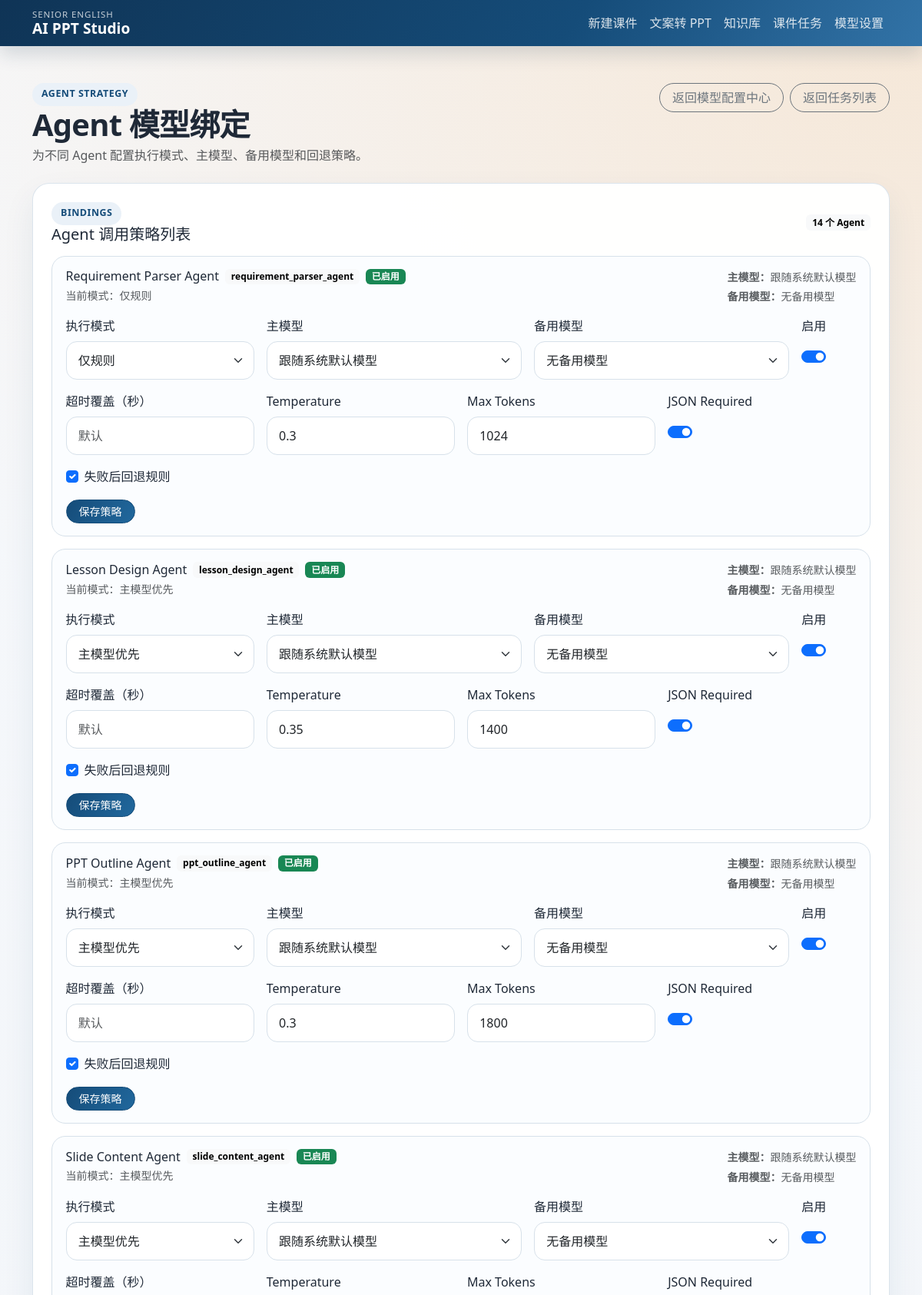
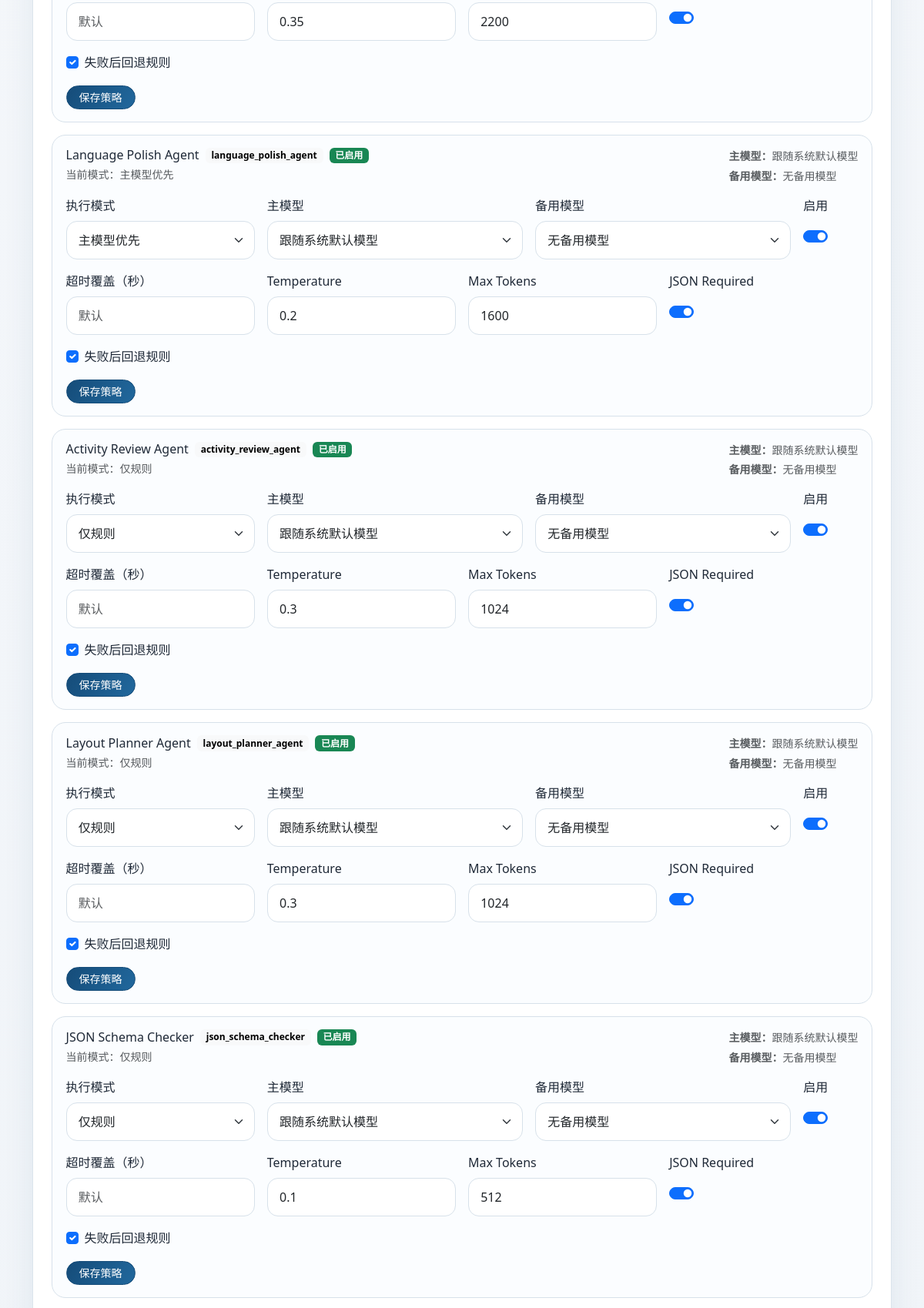
Screenshot of /settings/agent-bindings (upper part) with the database file from the repository (2 pictures, top to bottom).
### tables this page shows
CREATE TABLE agent_model_bindings (
                id INTEGER PRIMARY KEY AUTOINCREMENT,
                agent_name TEXT NOT NULL UNIQUE,
                mode TEXT NOT NULL,
                primary_model_config_id INTEGER,
                fallback_model_config_id INTEGER,
                timeout_override INTEGER,
                temperature REAL,
                max_tokens INTEGER,
                json_required INTEGER DEFAULT 1,
                fallback_to_rule INTEGER DEFAULT 1,
                enabled INTEGER DEFAULT 1,
                created_at TEXT,
                updated_at TEXT,
                FOREIGN KEY(primary_model_config_id) REFERENCES ai_model_configs(id),
                FOREIGN KEY(fallback_model_config_id) REFERENCES ai_model_configs(id)
            );

### routes/ppt_routes.py (the view)
@ppt_bp.route("/settings/agent-bindings")
def agent_bindings_settings():
    bindings = list_agent_model_bindings()
    model_configs = list_ai_model_configs()
    model_map = {config["id"]: config for config in model_configs}
    for binding in bindings:
        binding["agent_label"] = agent_display_name(binding.get("agent_name"))
        binding["mode_label"] = AGENT_MODE_LABELS.get(binding.get("mode"), binding.get("mode"))
        binding["primary_model_label"] = (
            model_option_label(model_map.get(binding.get("primary_model_config_id")))
            if binding.get("primary_model_config_id")
            else "跟随系统默认模型"
        )
        binding["fallback_model_label"] = (
            model_option_label(model_map.get(binding.get("fallback_model_config_id")))
            if binding.get("fallback_model_config_id")
            else "无备用模型"
        )
    return render_template(
        "agent_bindings.html",
        bindings=bindings,
        model_configs=model_configs,
        mode_options=AGENT_BINDING_MODES,
        mode_labels=AGENT_MODE_LABELS,
    )

### models/database.py (called while the page is built)
@contextmanager
def get_db():
    conn = sqlite3.connect(DATABASE_PATH)
    conn.row_factory = sqlite3.Row
    try:
        yield conn
        conn.commit()
    finally:
        conn.close()

def _normalize_int(value, default=None, minimum=None, maximum=None):
    if value in (None, ""):
        return default
    try:
        number = int(value)
    except (TypeError, ValueError):
        return default
    if minimum is not None:
        number = max(minimum, number)
    if maximum is not None:
        number = min(maximum, number)
    return number

def _normalize_float(value, default=None, minimum=None, maximum=None):
    if value in (None, ""):
        return default
    try:
        number = float(value)
    except (TypeError, ValueError):
        return default
    if minimum is not None:
        number = max(minimum, number)
    if maximum is not None:
        number = min(maximum, number)
    return number

def list_ai_model_configs():
    with get_db() as conn:
        rows = conn.execute(
            """
            SELECT *
            FROM ai_model_configs
            ORDER BY is_default DESC, enabled DESC, updated_at DESC, id DESC
            """
        ).fetchall()
    return [_normalize_ai_model_row(row) for row in rows]

def list_agent_model_bindings():
    with get_db() as conn:
        rows = conn.execute(
            """
            SELECT *
            FROM agent_model_bindings
            ORDER BY id ASC
            """
        ).fetchall()
    bindings = [_normalize_agent_binding_row(row) for row in rows]
    order_map = {name: index for index, name in enumerate(AGENT_NAMES)}
    return sorted(bindings, key=lambda item: order_map.get(item["agent_name"], 999))

### routes/ppt_routes.py (called while the page is built)
def agent_display_name(agent_name):
    return AGENT_DISPLAY_NAMES.get(agent_name, str(agent_name or "").replace("_", " ").title())

### templates/agent_bindings.html (shortened to what this page needs)
{% extends "base.html" %}
{% block content %}
<div class="d-flex flex-wrap justify-content-between align-items-start gap-3 mb-4">
  <div>
    <div class="section-kicker">Agent Strategy</div>
    <h1 class="section-title mb-1">Agent 模型绑定</h1>
    <div class="text-muted">为不同 Agent 配置执行模式、主模型、备用模型和回退策略。</div>
  </div>
  <div class="d-flex flex-wrap gap-2">
    <a class="btn btn-outline-secondary" href="{{ url_for('ppt.ai_models_settings') }}">返回模型配置中心</a>
    <a class="btn btn-outline-secondary" href="{{ url_for('ppt.tasks') }}">返回任务列表</a>
  </div>
</div>
<section class="app-card p-4">
  <div class="d-flex justify-content-between align-items-center mb-3">
    <div>
      <div class="section-kicker">Bindings</div>
      <h2 class="h5 mb-0">Agent 调用策略列表</h2>
    </div>
    <span class="badge text-bg-light">{{ bindings|length }} 个 Agent</span>
  </div>
  <div class="agent-binding-list">
    {% for binding in bindings %}
    <article class="agent-binding-card">
      <div class="d-flex flex-wrap justify-content-between gap-3 mb-3">
        <div>
          <div class="d-flex flex-wrap align-items-center gap-2 mb-1">
            <h3 class="h6 mb-0">{{ binding.agent_label }}</h3>
            <span class="badge text-bg-light">{{ binding.agent_name }}</span>
            {% if binding.enabled %}
            <span class="badge text-bg-success">已启用</span>
            {% else %}
            <span class="badge text-bg-secondary">已禁用</span>
            {% endif %}
          </div>
          <div class="small text-muted">当前模式：{{ binding.mode_label }}</div>
        </div>
        <div class="small text-muted agent-binding-summary">
          <div><strong>主模型：</strong>{{ binding.primary_model_label }}</div>
          <div><strong>备用模型：</strong>{{ binding.fallback_model_label }}</div>
        </div>
      </div>
      <form method="post" action="{{ url_for('ppt.update_agent_binding_settings', agent_name=binding.agent_name) }}">
        <div class="row g-3">
          <div class="col-lg-3">
            <label class="form-label">执行模式</label>
            <select class="form-select" name="mode">
              {% for mode in mode_options %}
              <option value="{{ mode }}" {% if binding.mode == mode %}selected{% endif %}>{{ mode_labels.get(mode, mode) }}</option>
              {% endfor %}
            </select>
          </div>
          <div class="col-lg-4">
            <label class="form-label">主模型</label>
            <select class="form-select" name="primary_model_config_id">
              <option value="">跟随系统默认模型</option>
            </select>
          </div>
          <div class="col-lg-4">
            <label class="form-label">备用模型</label>
            <select class="form-select" name="fallback_model_config_id">
              <option value="">无备用模型</option>
            </select>
          </div>
          <div class="col-lg-1">
            <label class="form-label">启用</label>
            <div class="form-check form-switch pt-2">
              <input class="form-check-input" type="checkbox" name="enabled" {% if binding.enabled %}checked{% endif %}>
            </div>
          </div>
          <div class="col-md-3">
            <label class="form-label">超时覆盖（秒）</label>
            <input class="form-control" name="timeout_override" value="{{ binding.timeout_override or '' }}" placeholder="默认">
          </div>
          <div class="col-md-3">
            <label class="form-label">Temperature</label>
            <input class="form-control" name="temperature" value="{{ binding.temperature }}">
          </div>
          <div class="col-md-3">
            <label class="form-label">Max Tokens</label>
            <input class="form-control" name="max_tokens" value="{{ binding.max_tokens }}">
          </div>
          <div class="col-md-3">
            <label class="form-label">JSON Required</label>
            <div class="form-check form-switch pt-2">
              <input class="form-check-input" type="checkbox" name="json_required" {% if binding.json_required %}checked{% endif %}>
            </div>
          </div>
        </div>
        <div class="d-flex flex-wrap gap-4 mt-3">
          <div class="form-check">
            <input class="form-check-input" type="checkbox" id="fallback_to_rule_{{ binding.id }}" name="fallback_to_rule" {% if binding.fallback_to_rule %}checked{% endif %}>
            <label class="form-check-label" for="fallback_to_rule_{{ binding.id }}">失败后回退规则</label>
          </div>
        </div>
        <div class="d-flex flex-wrap gap-2 mt-3">
          <button class="btn btn-primary btn-sm" type="submit">保存策略</button>
        </div>
      </form>
    </article>
    {% endfor %}
  </div>
</section>
{% endblock %}

### static/css/style.css (style rules this page uses)
:root { --app-bg: #edf2f7; --app-surface: #ffffff; --app-ink: #1f2937; --app-muted: #667085; --app-line: #d7e1ea; --app-primary: #154c79; --app-primary-soft: #eaf1f8; --app-accent: #f4b266; --app-shadow: 0 18px 40px rgba(21, 76, 121, 0.08); }
body { background: radial-gradient(circle at top right, rgba(244, 178, 102, 0.24), transparent 24%), linear-gradient(180deg, #f6f8fb 0%, var(--app-bg) 100%); color: var(--app-ink); }
.app-alert, .app-card, .hero-panel { border: 1px solid rgba(215, 225, 234, 0.9); border-radius: 22px; box-shadow: var(--app-shadow); }
.app-card, .hero-panel { background: rgba(255, 255, 255, 0.96); }
.hero-badge, .section-kicker { display: inline-flex; align-items: center; gap: 0.35rem; padding: 0.35rem 0.75rem; border-radius: 999px; background: var(--app-primary-soft); color: var(--app-primary); font-size: 0.78rem; font-weight: 700; letter-spacing: 0.04em; text-transform: uppercase; }
.hero-title, .section-title { font-weight: 700; letter-spacing: -0.02em; }
.agent-binding-list, .trace-list { display: grid; gap: 1rem; }
.agent-binding-card, .trace-card { padding: 1rem 1.1rem; border: 1px solid var(--app-line); border-radius: 18px; background: #fbfdff; }
.agent-binding-summary, .trace-meta { display: grid; gap: 0.3rem; }
.form-control, .form-select { border-color: var(--app-line); border-radius: 14px; padding: 0.75rem 0.95rem; }
.btn { border-radius: 999px; padding-left: 1rem; padding-right: 1rem; }
.btn-primary { background: linear-gradient(120deg, #154c79 0%, #21689d 100%); border-color: #154c79; }

### rows the page displays
agent_model_bindings: agent_label "Requirement Parser Agent", agent_name "requirement_parser_agent", shows "已启用", mode_label "仅规则", primary_model_label "跟随系统默认模型", fallback_model_label "无备用模型", mode "仅规则", enabled "☑", temperature "0.3", max_tokens "1024", json_required "☑", fallback_to_rule "☑"
agent_model_bindings: agent_label "Lesson Design Agent", agent_name "lesson_design_agent", shows "已启用", mode_label "主模型优先", primary_model_label "跟随系统默认模型", fallback_model_label "无备用模型", mode "主模型优先", enabled "☑", temperature "0.35", max_tokens "1400", json_required "☑", fallback_to_rule "☑"
agent_model_bindings: agent_label "PPT Outline Agent", agent_name "ppt_outline_agent", shows "已启用", mode_label "主模型优先", primary_model_label "跟随系统默认模型", fallback_model_label "无备用模型", mode "主模型优先", enabled "☑", temperature "0.3", max_tokens "1800", json_required "☑", fallback_to_rule "☑"
agent_model_bindings: agent_label "Slide Content Agent", agent_name "slide_content_agent", shows "已启用", mode_label "主模型优先", primary_model_label "跟随系统默认模型", fallback_model_label "无备用模型", mode "主模型优先", enabled "☑", temperature "0.35", max_tokens "2200", json_required "☑", fallback_to_rule "☑"
agent_model_bindings: agent_label "Language Polish Agent", agent_name "language_polish_agent", shows "已启用", mode_label "主模型优先", primary_model_label "跟随系统默认模型", fallback_model_label "无备用模型", mode "主模型优先", enabled "☑", temperature "0.2", max_tokens "1600", json_required "☑", fallback_to_rule "☑"
agent_model_bindings: agent_label "Activity Review Agent", agent_name "activity_review_agent", shows "已启用", mode_label "仅规则", primary_model_label "跟随系统默认模型", fallback_model_label "无备用模型", mode "仅规则", enabled "☑", temperature "0.3", max_tokens "1024", json_required "☑", fallback_to_rule "☑"
agent_model_bindings: agent_label "Layout Planner Agent", agent_name "layout_planner_agent", shows "已启用", mode_label "仅规则", primary_model_label "跟随系统默认模型", fallback_model_label "无备用模型", mode "仅规则", enabled "☑", temperature "0.3", max_tokens "1024", json_required "☑", fallback_to_rule "☑"
agent_model_bindings: agent_label "JSON Schema Checker", agent_name "json_schema_checker", shows "已启用", mode_label "仅规则", primary_model_label "跟随系统默认模型", fallback_model_label "无备用模型", mode "仅规则", enabled "☑", temperature "0.1", max_tokens "512", json_required "☑", fallback_to_rule "☑"

### other values shown
{{ bindings|length }} "14"
